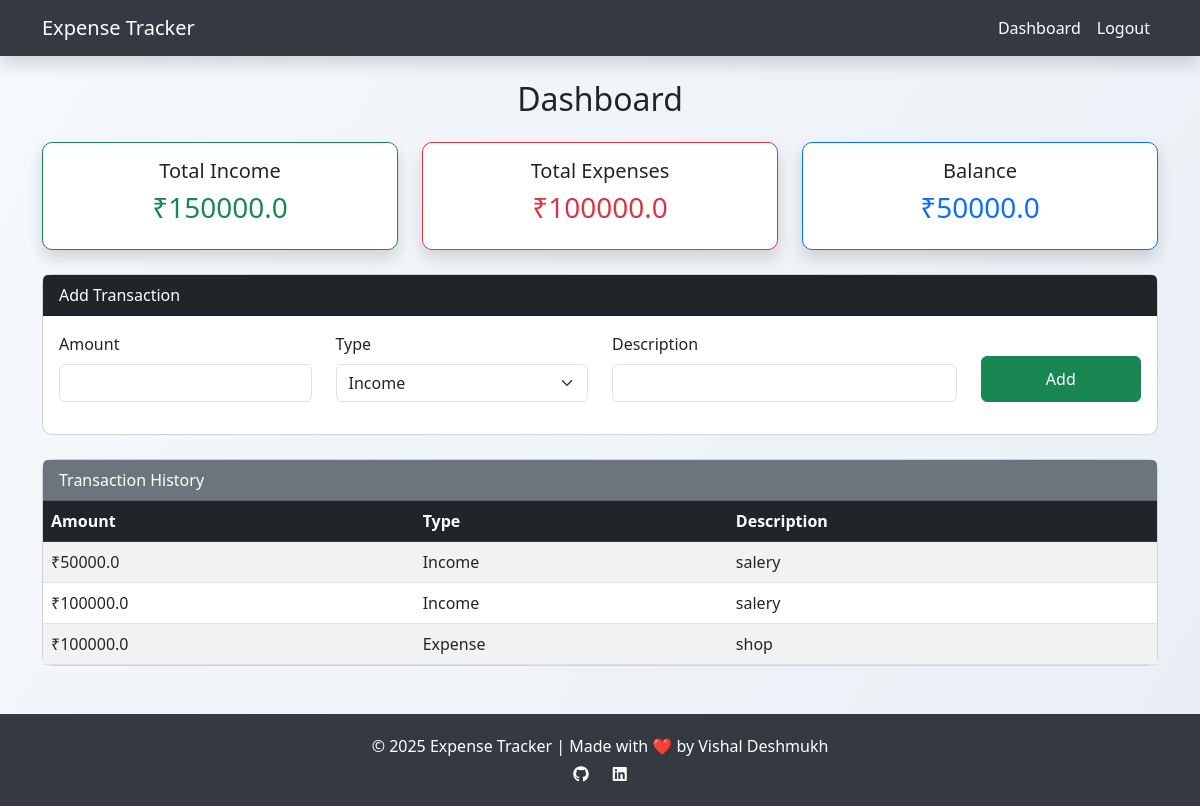
The page /dashboard (signed in) on the database its author committed.
### models.py (models this page shows)
class Transaction(db.Model):
    id = db.Column(db.Integer, primary_key=True)
    amount = db.Column(db.Float, nullable=False)
    type = db.Column(db.String(10), nullable=False)  # income or expense
    description = db.Column(db.String(200))
    user_id = db.Column(db.Integer, db.ForeignKey('user.id'))

### app.py (the view, shortened to what this page needs)
@app.route('/dashboard', methods=['GET', 'POST'])
@login_required
def dashboard():
    form = TransactionForm()
    transactions = Transaction.query.filter_by(user_id=current_user.id).all()
    income = sum(t.amount for t in transactions if t.type == 'income')
    expenses = sum(t.amount for t in transactions if t.type == 'expense')
    balance = income - expenses
    return render_template(
        'dashboard.html',
        form=form,
        transactions=transactions,
        income=income,
        expenses=expenses,
        balance=balance
    )

### forms.py
class TransactionForm(FlaskForm):
    amount = FloatField('Amount', validators=[DataRequired()])
    type = SelectField('Type', choices=[('income', 'Income'), ('expense', 'Expense')])
    description = StringField('Description')
    submit = SubmitField('Add')

### app.py (called while the page is built)
@login_manager.user_loader
def load_user(user_id):
    return User.query.get(int(user_id))

### templates/dashboard.html (shortened to what this page needs)
{% extends "base.html" %}
{% block content %}
<h2 class="text-center mb-4 animate__animated animate__fadeInDown">Dashboard</h2>
<div class="row text-center mb-4">
    <div class="col-md-4 animate__animated animate__fadeInLeft">
        <div class="card border-success shadow">
            <div class="card-body">
                <h5 class="card-title">Total Income</h5>
                <h3 class="text-success">₹{{ income }}</h3>
            </div>
        </div>
    </div>
    <div class="col-md-4 animate__animated animate__fadeInUp">
        <div class="card border-danger shadow">
            <div class="card-body">
                <h5 class="card-title">Total Expenses</h5>
                <h3 class="text-danger">₹{{ expenses }}</h3>
            </div>
        </div>
    </div>
    <div class="col-md-4 animate__animated animate__fadeInRight">
        <div class="card border-primary shadow">
            <div class="card-body">
                <h5 class="card-title">Balance</h5>
                <h3 class="text-primary">₹{{ balance }}</h3>
            </div>
        </div>
    </div>
</div>
<div class="card mb-4 animate__animated animate__fadeIn">
    <div class="card-header bg-dark text-white"> Add Transaction</div>
    <div class="card-body">
        <form method="POST">
            <div class="row">
                <div class="col-md-3 mb-3">
                    {{ form.amount.label(class="form-label") }}
                    {{ form.amount(class="form-control") }}
                </div>
                <div class="col-md-3 mb-3">
                    {{ form.type.label(class="form-label") }}
                    {{ form.type(class="form-select") }}
                </div>
                <div class="col-md-4 mb-3">
                    {{ form.description.label(class="form-label") }}
                    {{ form.description(class="form-control") }}
                </div>
                <div class="col-md-2 mb-3 d-grid">
                    {{ form.submit(class="btn btn-success mt-4") }}
                </div>
            </div>
        </form>
    </div>
</div>
<div class="card animate__animated animate__fadeInUp">
    <div class="card-header bg-secondary text-white"> Transaction History</div>
    <div class="card-body p-0">
        {% if transactions %}
        <table class="table table-striped table-hover m-0">
            <thead class="table-dark">
                <tr>
                    <th>Amount</th>
                    <th>Type</th>
                    <th>Description</th>
                </tr>
            </thead>
            <tbody>
                {% for txn in transactions %}
                <tr>
                    <td>₹{{ txn.amount }}</td>
                    <td class="text-capitalize">{{ txn.type }}</td>
                    <td>{{ txn.description }}</td>
                </tr>
                {% endfor %}
            </tbody>
        </table>
        {% else %}
        <p class="text-center my-3">No transactions yet.</p>
        {% endif %}
    </div>
</div>
{% endblock %}

### templates/base.html (shortened to what this page needs)
<!DOCTYPE html>
<html lang="en">
<head>
    <link href="https://cdn.jsdelivr.net/npm/bootstrap@5.3.0/dist/css/bootstrap.min.css" rel="stylesheet">
    <link href="https://cdnjs.cloudflare.com/ajax/libs/font-awesome/6.5.0/css/all.min.css" rel="stylesheet">
    <link href="https://cdnjs.cloudflare.com/ajax/libs/animate.css/4.1.1/animate.min.css" rel="stylesheet">
    <link rel="stylesheet" href="{{ url_for('static', filename='css/style.css') }}">
</head>
<body>
    <nav class="navbar navbar-expand-lg navbar-dark shadow sticky-top">
        <div class="container">
            <a class="navbar-brand animate__animated animate__fadeInLeft" href="{{ url_for('index') }}">
                Expense Tracker
            </a>
            <div class="collapse navbar-collapse justify-content-end" id="navbarNav">
                <ul class="navbar-nav">
                    {% if current_user.is_authenticated %}
                        <li class="nav-item">
                            <a class="nav-link" href="{{ url_for('dashboard') }}">Dashboard</a>
                        </li>
                        <li class="nav-item">
                            <a class="nav-link" href="{{ url_for('logout') }}">Logout</a>
                        </li>
                    {% endif %}
                </ul>
            </div>
        </div>
    </nav>
    <div class="container mt-4 fade-in">
        {% block content %}{% endblock %}
    </div>
    <footer class="text-center mt-5">
        <div class="container">
            <p class="mb-1">© 2025 Expense Tracker | Made with ❤️ by Vishal Deshmukh</p>
            <div class="social-icons">
                <a href="https://github.com/vishaldeshmukh2k6" target="_blank"><i class="fab fa-github"></i></a>
                <a href="https://www.linkedin.com/in/coder2024/"><i class="fab fa-linkedin"></i></a>
            </div>
        </div>
    </footer>
</body>
</html>

### static/css/style.css (style rules this page uses)
body { background: linear-gradient(120deg, #f6f9fc, #e9eff5); font-family: 'Segoe UI', sans-serif; }
.card { border-radius: 10px; }

### templates/base.html (style rules this page uses)
body { background-color: #f4f6f9; font-family: 'Segoe UI', sans-serif; }
.navbar { background-color: #343a40; }
.navbar-brand, .nav-link { color: white !important; }
footer { background-color: #343a40; color: white; padding: 20px 0; }
.social-icons a { color: white; margin: 0 10px; transition: 0.3s ease; }
.fade-in { animation: fadeIn 1.2s ease-in-out; }

### rows shown on the page
Transaction: amount "50000.0", type "Income", description "salery"
Transaction: amount "100000.0", type "Income", description "salery"
Transaction: amount "100000.0", type "Expense", description "shop"

### other values the page prints
{{ income }} "150000.0"
{{ expenses }} "100000.0"
{{ balance }} "50000.0"
